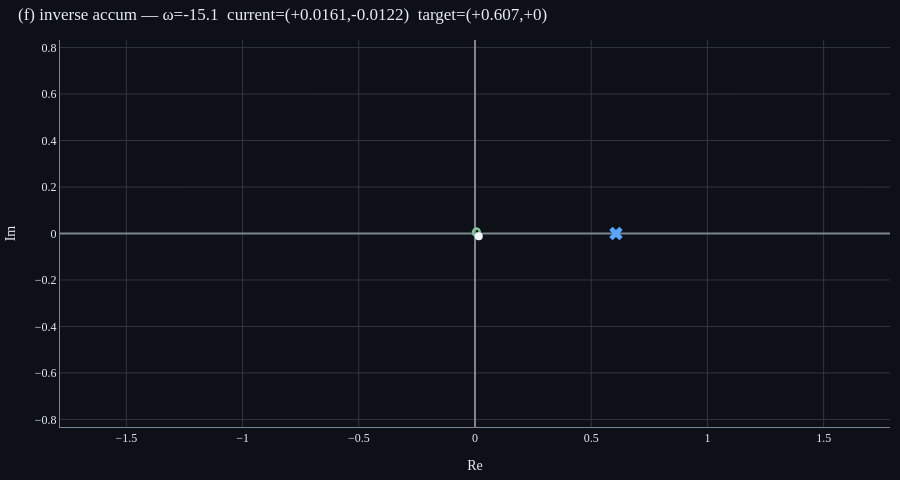
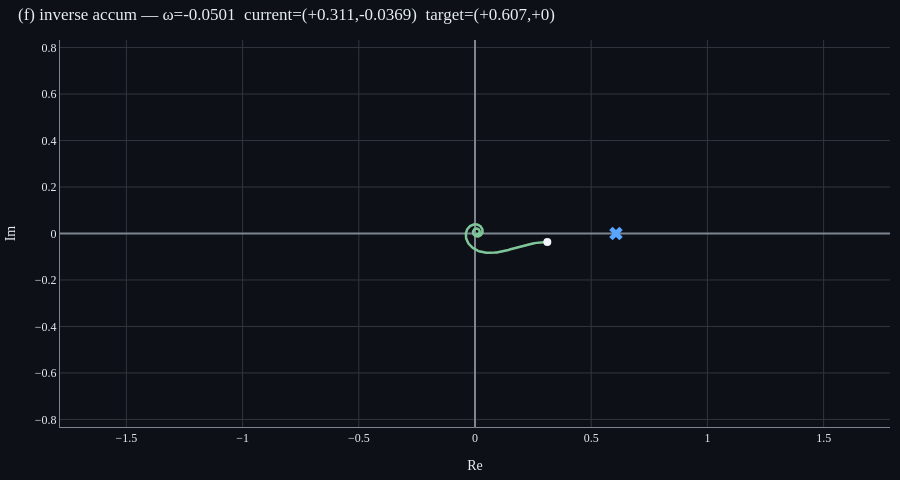

Write notebook code for charts like these, in order.
### Markdown cell above
### G3 — 진행 단계별 스냅샷 (causal exp, t_fix=0.5)

x(t) = e^(-t)·u(t). t=0.5에서 x = e^(-0.5) ≈ 0.6065 (실수). monotonic 순서로 25%, 50%, 100% 진행.

### Code cell
sig = signals.decaying_exp(rate=1.0)
an = FourierAnalyzer(sig, t_min=0.0, t_max=25.0, n_samples=5000)
t_fix = 0.5
omegas, arrows, accum = an.inverse_accumulation(
    t_fix=t_fix, omega_min=-30.0, omega_max=30.0, n_omega=600,
    order='monotonic',
)
target = complex(np.exp(-t_fix))
n = arrows.size
for frac in [0.25, 0.5, 1.0]:
    k = int(frac * (n - 1))
    p = InverseAccumulationPlot()
    p.show_accumulation(omegas, arrows, accum, target=target, progress_index=k)
    print(f'frac={frac}:  ω={omegas[k]:+.2f}  current={accum[k]:.4f}')
    p.figure.show()

### Figure 1 — Plotly figure (JSON) as saved in the notebook; plotly's stock layout.template omitted (floating-point values rounded to 4 significant figures; data arrays with more than 128 entries replaced by an {"elided": "..."} marker saying what was removed)
{"data": [{"line": {"color": "#ffa657", "width": 1.5}, "mode": "lines", "name": "arrows", "opacity": 0.5, "type": "scatter", "x": {"elided": "450 float values"}, "y": {"elided": "450 float values"}}, {"line": {"color": "#7ec699", "width": 2.5}, "mode": "lines", "name": "trail", "type": "scatter", "x": {"elided": "150 float values"}, "y": {"elided": "150 float values"}}, {"marker": {"color": "#f0f6fc", "size": 8, "symbol": "circle"}, "mode": "markers", "name": "current end", "type": "scatter", "x": [0.0161], "y": [-0.01225]}, {"marker": {"color": "#58a6ff", "size": 12, "symbol": "x"}, "mode": "markers", "name": "target x(t_fix)", "type": "scatter", "visible": true, "x": [0.6065], "y": [0.0]}], "layout": {"font": {"color": "#e6edf3", "family": "serif", "size": 12}, "height": 480, "margin": {"b": 10, "l": 10, "r": 10, "t": 40}, "paper_bgcolor": "#0d1117", "plot_bgcolor": "#0d1117", "showlegend": false, "title": {"font": {"color": "#e6edf3"}, "text": "(f) inverse accum — ω=-15.1  current=(+0.0161,-0.0122)  target=(+0.607,+0)", "x": 0.02, "xanchor": "left"}, "xaxis": {"color": "#e6edf3", "gridcolor": "#30363d", "linecolor": "#7d8590", "range": [-0.7944, 0.7944], "scaleanchor": "y", "scaleratio": 1, "showgrid": true, "title": {"text": "Re"}, "zeroline": true, "zerolinecolor": "#7d8590"}, "yaxis": {"color": "#e6edf3", "gridcolor": "#30363d", "linecolor": "#7d8590", "range": [-0.7944, 0.7944], "showgrid": true, "title": {"text": "Im"}, "zeroline": true, "zerolinecolor": "#7d8590"}}}

### Figure 2 — Plotly figure (JSON) as saved in the notebook; plotly's stock layout.template omitted (floating-point values rounded to 4 significant figures; data arrays with more than 128 entries replaced by an {"elided": "..."} marker saying what was removed)
{"data": [{"line": {"color": "#ffa657", "width": 1.5}, "mode": "lines", "name": "arrows", "opacity": 0.5, "type": "scatter", "x": {"elided": "900 float values"}, "y": {"elided": "900 float values"}}, {"line": {"color": "#7ec699", "width": 2.5}, "mode": "lines", "name": "trail", "type": "scatter", "x": {"elided": "300 float values"}, "y": {"elided": "300 float values"}}, {"marker": {"color": "#f0f6fc", "size": 8, "symbol": "circle"}, "mode": "markers", "name": "current end", "type": "scatter", "x": [0.3112], "y": [-0.03691]}, {"marker": {"color": "#58a6ff", "size": 12, "symbol": "x"}, "mode": "markers", "name": "target x(t_fix)", "type": "scatter", "visible": true, "x": [0.6065], "y": [0.0]}], "layout": {"font": {"color": "#e6edf3", "family": "serif", "size": 12}, "height": 480, "margin": {"b": 10, "l": 10, "r": 10, "t": 40}, "paper_bgcolor": "#0d1117", "plot_bgcolor": "#0d1117", "showlegend": false, "title": {"font": {"color": "#e6edf3"}, "text": "(f) inverse accum — ω=-0.0501  current=(+0.311,-0.0369)  target=(+0.607,+0)", "x": 0.02, "xanchor": "left"}, "xaxis": {"color": "#e6edf3", "gridcolor": "#30363d", "linecolor": "#7d8590", "range": [-0.7944, 0.7944], "scaleanchor": "y", "scaleratio": 1, "showgrid": true, "title": {"text": "Re"}, "zeroline": true, "zerolinecolor": "#7d8590"}, "yaxis": {"color": "#e6edf3", "gridcolor": "#30363d", "linecolor": "#7d8590", "range": [-0.7944, 0.7944], "showgrid": true, "title": {"text": "Im"}, "zeroline": true, "zerolinecolor": "#7d8590"}}}
